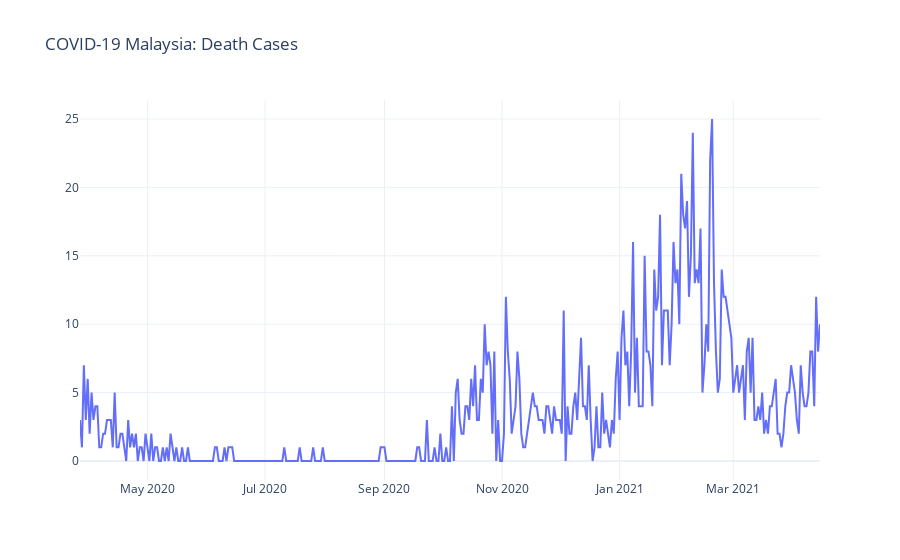

Notebook code cell kept with this figure:
### Code cell
fig = px.line(df, x=df.index, y='Death', title='COVID-19 Malaysia: Death Cases', template='plotly_white')
fig.update_layout(xaxis_title=None, yaxis_title=None)
fig.show()

### Figure 1 — Plotly figure (JSON) as saved in the notebook; plotly's stock layout.template omitted (floating-point values rounded to 4 significant figures; data arrays with more than 128 entries replaced by an {"elided": "..."} marker saying what was removed)
{"data": [{"hovertemplate": "Date=%{x}<br>Death=%{y}<extra></extra>", "legendgroup": "", "line": {"color": "#636efa", "dash": "solid"}, "mode": "lines", "name": "", "orientation": "v", "showlegend": false, "type": "scatter", "x": {"elided": "385 str values"}, "xaxis": "x", "y": {"elided": "385 int values"}, "yaxis": "y"}], "layout": {"autosize": true, "legend": {"tracegroupgap": 0}, "title": {"text": "COVID-19 Malaysia: Death Cases"}, "xaxis": {"anchor": "y", "autorange": true, "domain": [0, 1], "range": ["2020-03-27", "2021-04-15"], "title": {}, "type": "date"}, "yaxis": {"anchor": "x", "autorange": true, "domain": [0, 1], "range": [-1.389, 26.39], "title": {}, "type": "linear"}}}
